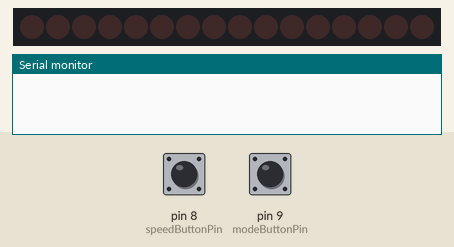
Simulated run of this sketch. Board: Arduino Uno, built with avr-gcc and run on an emulated ATmega328P. On the bench: 16 shift-register outputs drawn as a row of LEDs (first output left, lit = HIGH), the last lines printed to the serial monitor. Wiring (inferred from the names in the program): 2 × shift register (74HC595): data pin 12; shift clock pin 11; latch pin 10. Wiring (inferred from the signals the program sends): row of LEDs: on Q0, Q1, Q2, Q3, Q4, Q5, Q6, Q7, Q8, Q9, Q10, Q11, Q12, Q13, Q14, Q15. The inputs (shaded band) are chosen by the test bench; at power-on: pin 9 (modeButtonPin) HIGH, pin 8 (speedButtonPin) HIGH.

Above: at 1.2 s.
1.3 s: pin 9 (modeButtonPin) pulled LOW for 0.15 s
At 1.9 s:
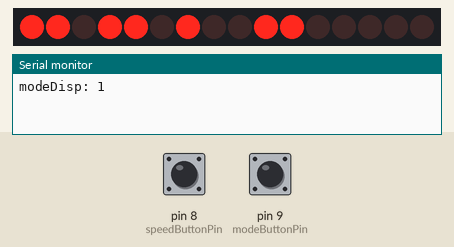
2.9 s: pin 8 (speedButtonPin) pulled LOW for 0.15 s
At 4.2 s:
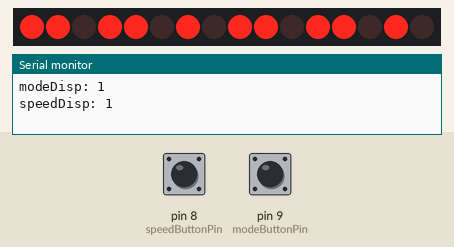
Timing chart, 0 to 5.9 s (numbered marks = the images above; inputs shaded):
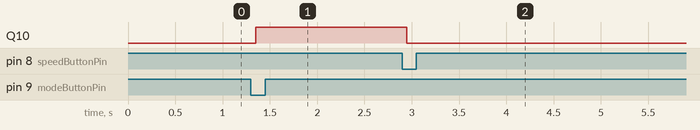

The sketch:

sevenSegment.ino
```cpp
const int latchPin = 10;  // Pin connected to the latch of the shift register
const int clockPin = 11;  // Pin connected to the clock of the shift register
const int dataPin = 12;   // Pin connected to the data of the shift register

// Define button pins
const int modeButtonPin = 9;
const int speedButtonPin = 8;

// Define debounce time
const unsigned long debounceDelay = 50;  // 50 milliseconds

// Variables to store the current and last state of each button
int modeState = LOW;
int speedState = LOW;
int lastModeState = LOW;
int lastSpeedState = LOW;

// Variables to store the last time the button state changed
unsigned long lastDebounceTime1 = 0;
unsigned long lastDebounceTime2 = 0;

// Define modeNumbers and speedNumbers arrays
int modeNumbers[3] = { B01100000, B11011010, B11110010 };
int speedNumbers[4] = { B01100000, B11011010, B11110010, B01100110 };

// Current display modes
int modeDisp = 0;   // Adjusted to zero index for array access
int speedDisp = 0;  // Adjusted to zero index for array access

void setup() {
  // Initialize serial communication for debugging
  Serial.begin(9600);

  // Set up shift register pins
  pinMode(latchPin, OUTPUT);
  pinMode(clockPin, OUTPUT);
  pinMode(dataPin, OUTPUT);

  // Set button pins as inputs with pull-up resistors
  pinMode(modeButtonPin, INPUT_PULLUP);
  pinMode(speedButtonPin, INPUT_PULLUP);
}

void loop() {
  // Read the current state of both buttons
  int modeButtonReading = digitalRead(modeButtonPin);
  int speedButtonReading = digitalRead(speedButtonPin);

  // Debounce button 1
  if (modeButtonReading != lastModeState) {
    lastDebounceTime1 = millis();  // Reset the debounce timer for button 1
  }
  if ((millis() - lastDebounceTime1) > debounceDelay) {
    // Update modeState if the reading has been stable
    if (modeButtonReading != modeState) {
      modeState = modeButtonReading;
      // Take action if button 1 is pressed
      if (modeState == LOW) {  // Button is active LOW
        modeDisp++;
        if (modeDisp > 2) {  // Ensure it stays within bounds for modeNumbers
          modeDisp = 0;      // Loop back to the first mode
        }
        Serial.print("modeDisp: ");
        Serial.println(modeDisp);
        updateShiftRegister();  // Update the shift register after button press
      }
    }
  }
  lastModeState = modeButtonReading;  // Update last button state

  // Debounce button 2
  if (speedButtonReading != lastSpeedState) {
    lastDebounceTime2 = millis();  // Reset the debounce timer for button 2
  }
  if ((millis() - lastDebounceTime2) > debounceDelay) {
    // Update speedState if the reading has been stable
    if (speedButtonReading != speedState) {
      speedState = speedButtonReading;
      // Take action if button 2 is pressed
      if (speedState == LOW) {  // Button is active LOW
        speedDisp++;
        if (speedDisp > 3) {  // Ensure it stays within bounds for speedNumbers
          speedDisp = 0;      // Loop back to the first speed
        }
        Serial.print("speedDisp: ");
        Serial.println(speedDisp);
        updateShiftRegister();  // Update the shift register after button press
      }
    }
  }
  lastSpeedState = speedButtonReading;  // Update last button state
}

void updateShiftRegister() {
  // Combine the current mode and speed values with mode first
  int combinedValue = (modeNumbers[modeDisp] << 8) | speedNumbers[speedDisp];

  // Set the latch pin to low to start shifting out
  digitalWrite(latchPin, LOW);

  // Shift out the bits to the shift register in LSBFIRST order
  for (int i = 0; i < 16; i++) {  // Send 16 bits, LSB first
    // Get the current bit (from LSB to MSB)
    int bit = (combinedValue >> i) & 1;

    // Send the bit to the data pin
    digitalWrite(dataPin, bit);
    // Pulse the clock pin to shift the bit into the register
    digitalWrite(clockPin, HIGH);
    digitalWrite(clockPin, LOW);
  }

  // Set the latch pin high to update the output of the shift register
  digitalWrite(latchPin, HIGH);
  delay(200);  // Add a short delay to avoid flooding the register
}
```

Measured:
- after the input at 1.3 s, Q10: LOW → HIGH after 0.05 s
- after the input at 2.9 s, Q10: HIGH → LOW after 0.05 s
